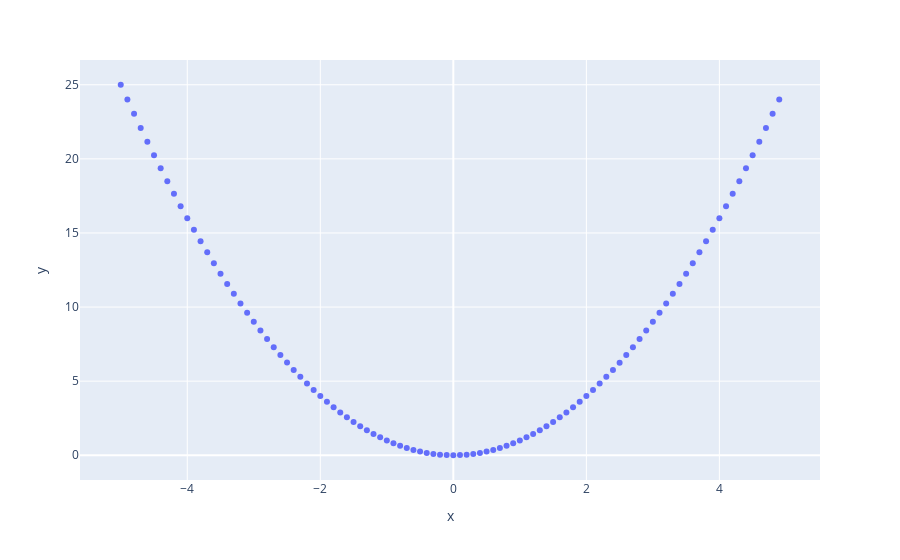

The notebook cell saved with this chart:
### Markdown cell above
График интерактивный, если навести на него курсор, то можно его приближать и удалять, выделять участки, по наведению курсора на точку получать подробную информацию, возвращать картинку в исходное положение, а при необходимости «скриншотить» и сохранять как файл.

### Code cell
x = np.arange(-5, 5, 0.1)

def f(x):
    return x**2

px.scatter(x=x, y=f(x)).show()

### Figure 1 — Plotly figure (JSON) as saved in the notebook; plotly's stock layout.template omitted (floating-point values rounded to 4 significant figures)
{"data": [{"hovertemplate": "x=%{x}<br>y=%{y}<extra></extra>", "legendgroup": "", "marker": {"color": "#636efa", "symbol": "circle"}, "mode": "markers", "name": "", "orientation": "v", "showlegend": false, "type": "scatter", "x": [-5, -4.9, -4.8, -4.7, -4.6, -4.5, -4.4, -4.3, -4.2, -4.1, -4.0, -3.9, -3.8, -3.7, -3.6, -3.5, -3.4, -3.3, -3.2, -3.1, -3.0, -2.9, -2.8, -2.7, -2.6, -2.5, -2.4, -2.3, -2.2, -2.1, -2.0, -1.9, -1.8, -1.7, -1.6, -1.5, -1.4, -1.3, -1.2, -1.1, -1.0, -0.9, -0.8, -0.7, -0.6, -0.5, -0.4, -0.3, -0.2, -0.1, -1.776e-14, 0.1, 0.2, 0.3, 0.4, 0.5, 0.6, 0.7, 0.8, 0.9, 1.0, 1.1, 1.2, 1.3, 1.4, 1.5, 1.6, 1.7, 1.8, 1.9, 2.0, 2.1, 2.2, 2.3, 2.4, 2.5, 2.6, 2.7, 2.8, 2.9, 3.0, 3.1, 3.2, 3.3, 3.4, 3.5, 3.6, 3.7, 3.8, 3.9, 4.0, 4.1, 4.2, 4.3, 4.4, 4.5, 4.6, 4.7, 4.8, 4.9], "xaxis": "x", "y": [25, 24.01, 23.04, 22.09, 21.16, 20.25, 19.36, 18.49, 17.64, 16.81, 16.0, 15.21, 14.44, 13.69, 12.96, 12.25, 11.56, 10.89, 10.24, 9.61, 9.0, 8.41, 7.84, 7.29, 6.76, 6.25, 5.76, 5.29, 4.84, 4.41, 4.0, 3.61, 3.24, 2.89, 2.56, 2.25, 1.96, 1.69, 1.44, 1.21, 1.0, 0.81, 0.64, 0.49, 0.36, 0.25, 0.16, 0.09, 0.04, 0.01, 3.155e-28, 0.01, 0.04, 0.09, 0.16, 0.25, 0.36, 0.49, 0.64, 0.81, 1.0, 1.21, 1.44, 1.69, 1.96, 2.25, 2.56, 2.89, 3.24, 3.61, 4.0, 4.41, 4.84, 5.29, 5.76, 6.25, 6.76, 7.29, 7.84, 8.41, 9.0, 9.61, 10.24, 10.89, 11.56, 12.25, 12.96, 13.69, 14.44, 15.21, 16.0, 16.81, 17.64, 18.49, 19.36, 20.25, 21.16, 22.09, 23.04, 24.01], "yaxis": "y"}], "layout": {"legend": {"tracegroupgap": 0}, "margin": {"t": 60}, "xaxis": {"anchor": "y", "domain": [0, 1], "title": {"text": "x"}}, "yaxis": {"anchor": "x", "domain": [0, 1], "title": {"text": "y"}}}}
